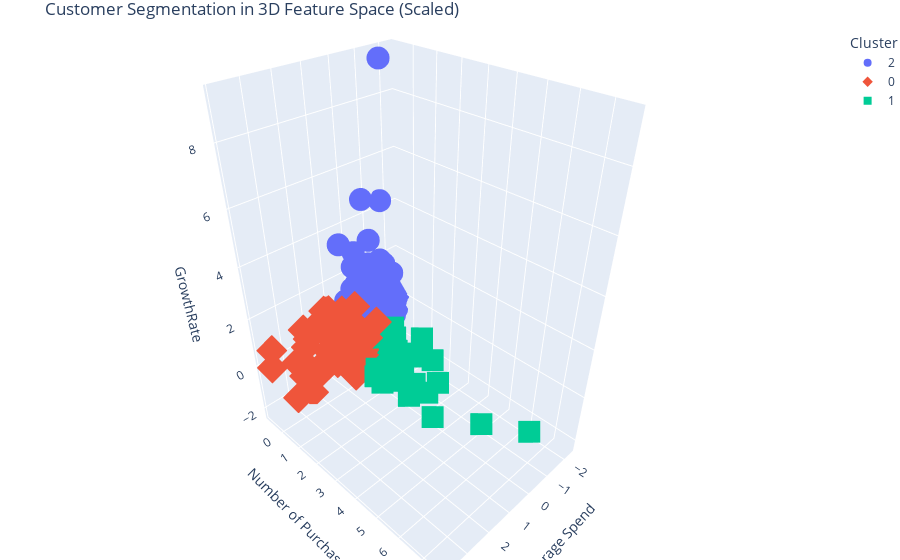

Notebook source saved alongside this figure:
### Code cell
# Visualize the clusters in the 3D feature space
import plotly.express as px
filtered['Cluster'] = filtered['Cluster'].astype(str)

# Scale the features for better visualization
filtered_scaled = filtered.copy()
filtered_scaled[['GrowthRate', 'Number of Purchases', 'Average Spend']] = scaler.transform(filtered[['GrowthRate', 'Number of Purchases', 'Average Spend']])

fig1 = px.scatter_3d(
    filtered_scaled,
    x='Average Spend',
    y='Number of Purchases',
    z='GrowthRate',
    color='Cluster',  # Cluster label
    symbol='Cluster',
    hover_data=['ID'],
    title='Customer Segmentation in 3D Feature Space (Scaled)',
    labels={'Average Spend': 'Average Spend', 'Number of Purchases': 'Number of Purchases', 'Growth Rate': 'Growth Rate'}
)
fig1.update_layout(margin=dict(l=0, r=0, b=0, t=30))
fig1.show()

### Figure 1 — Plotly figure (JSON) as saved in the notebook; plotly's stock layout.template omitted (floating-point values rounded to 4 significant figures; data arrays with more than 128 entries replaced by an {"elided": "..."} marker saying what was removed)
{"data": [{"customdata": {"elided": "158x1 str values"}, "hovertemplate": "Cluster=2<br>Average Spend=%{x}<br>Number of Purchases=%{y}<br>GrowthRate=%{z}<br>ID=%{customdata[0]}<extra></extra>", "legendgroup": "2", "marker": {"color": "#636efa", "symbol": "circle"}, "mode": "markers", "name": "2", "scene": "scene", "showlegend": true, "type": "scatter3d", "x": {"elided": "158 float values"}, "y": {"elided": "158 float values"}, "z": {"elided": "158 float values"}}, {"customdata": {"elided": "141x1 str values"}, "hovertemplate": "Cluster=0<br>Average Spend=%{x}<br>Number of Purchases=%{y}<br>GrowthRate=%{z}<br>ID=%{customdata[0]}<extra></extra>", "legendgroup": "0", "marker": {"color": "#EF553B", "symbol": "diamond"}, "mode": "markers", "name": "0", "scene": "scene", "showlegend": true, "type": "scatter3d", "x": {"elided": "141 float values"}, "y": {"elided": "141 float values"}, "z": {"elided": "141 float values"}}, {"customdata": [["1170"], ["1170"], ["1170"], ["1395"], ["1395"], ["1395"], ["1415"], ["1549"], ["1549"], ["2707"], ["5096"], ["5096"], ["5096"], ["10495"], ["719179"], ["1014438"], ["1014438"], ["1014438"], ["2008712"], ["2008712"], ["2008712"], ["2733882"], ["2733882"], ["3305577"], ["3305577"], ["4141037"], ["4141037"], ["4141037"]], "hovertemplate": "Cluster=1<br>Average Spend=%{x}<br>Number of Purchases=%{y}<br>GrowthRate=%{z}<br>ID=%{customdata[0]}<extra></extra>", "legendgroup": "1", "marker": {"color": "#00cc96", "symbol": "square"}, "mode": "markers", "name": "1", "scene": "scene", "showlegend": true, "type": "scatter3d", "x": [0.09936, 0.6648, 1.144, 0.709, 0.8513, 0.7606, -0.11, 0.6293, 1.158, 0.1039, -0.3478, -0.22, -0.1839, 0.5083, -0.6989, 0.4458, 0.4172, 0.2776, 0.9552, 1.037, 1.059, 0.1736, 0.2429, 0.1946, 0.2095, 0.2197, 0.2471, 0.1673], "y": [7.533, 6.163, 4.552, 4.347, 4.014, 3.066, 1.395, 2.649, 1.813, 1.722, 2.342, 1.743, 1.242, 1.293, 1.329, 2.154, 2.085, 1.503, 2.77, 2.03, 1.779, 1.446, 1.293, 1.583, 1.555, 3.143, 3.663, 2.747], "z": [0.2484, -0.02707, -0.5498, 0.531, -0.03308, -0.8905, 0.6816, -0.1967, -0.5385, 0.5442, -0.2306, -0.6066, -0.7463, 0.519, -0.9165, 0.4011, -0.02149, -0.9548, -0.255, -0.7789, -0.2693, 0.1648, -0.1083, 0.3635, 0.08516, 1.383, 0.7795, -0.9285]}], "layout": {"legend": {"title": {"text": "Cluster"}, "tracegroupgap": 0}, "margin": {"b": 0, "l": 0, "r": 0, "t": 30}, "scene": {"domain": {"x": [0, 1], "y": [0, 1]}, "xaxis": {"title": {"text": "Average Spend"}}, "yaxis": {"title": {"text": "Number of Purchases"}}, "zaxis": {"title": {"text": "GrowthRate"}}}, "title": {"text": "Customer Segmentation in 3D Feature Space (Scaled)"}}}
